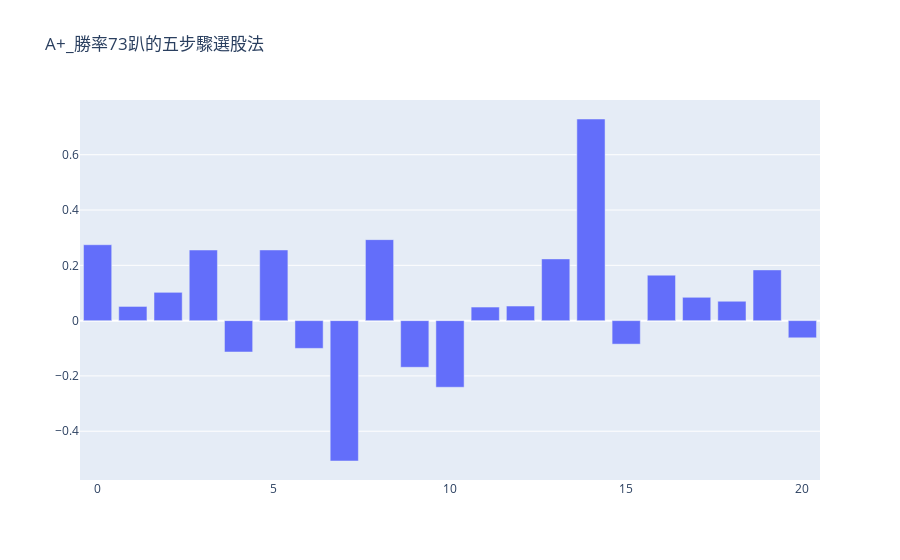
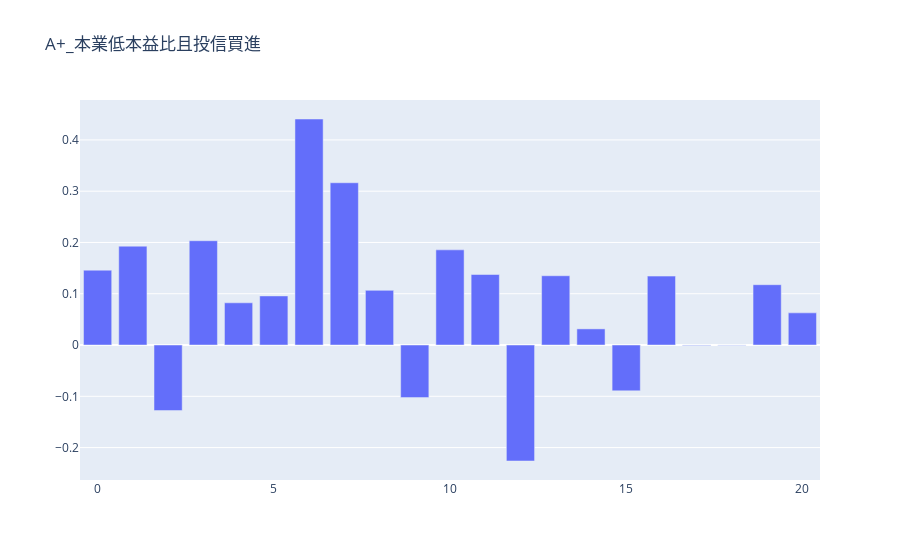

The notebook cell saved with these charts, in order:
### Code cell
for strategy_report_path in strategy_report_paths:

    tradingRecords = preprocess_tradingRecords(strategy_report_path)
    profit_distribution = get_profit_distribution(tradingRecords) 
    plot_profit_distribution(profit_distribution, strategy_report_path)

### Figure 1 — Plotly figure (JSON) as saved in the notebook; plotly's stock layout.template omitted (floating-point values rounded to 4 significant figures)
{"data": [{"type": "bar", "x": [0, 1, 2, 3, 4, 5, 6, 7, 8, 9, 10, 11, 12, 13, 14, 15, 16, 17, 18, 19, 20], "y": [0.2745, 0.05132, 0.1024, 0.2554, -0.1135, 0.2556, -0.1004, -0.5077, 0.293, -0.1687, -0.2409, 0.04916, 0.05281, 0.2233, 0.7292, -0.08497, 0.1644, 0.08442, 0.07008, 0.1834, -0.06211]}], "layout": {"title": {"text": "A+_勝率73趴的五步驟選股法"}}}

### Figure 2 — Plotly figure (JSON) as saved in the notebook; plotly's stock layout.template omitted (floating-point values rounded to 4 significant figures)
{"data": [{"type": "bar", "x": [0, 1, 2, 3, 4, 5, 6, 7, 8, 9, 10, 11, 12, 13, 14, 15, 16, 17, 18, 19, 20], "y": [0.146, 0.1928, -0.1278, 0.2034, 0.08232, 0.09573, 0.4408, 0.3164, 0.1066, -0.1026, 0.1856, 0.1375, -0.2262, 0.1351, 0.03145, -0.08939, 0.1344, -0.001006, -0.0006333, 0.1176, 0.06272]}], "layout": {"title": {"text": "A+_本業低本益比且投信買進"}}}
